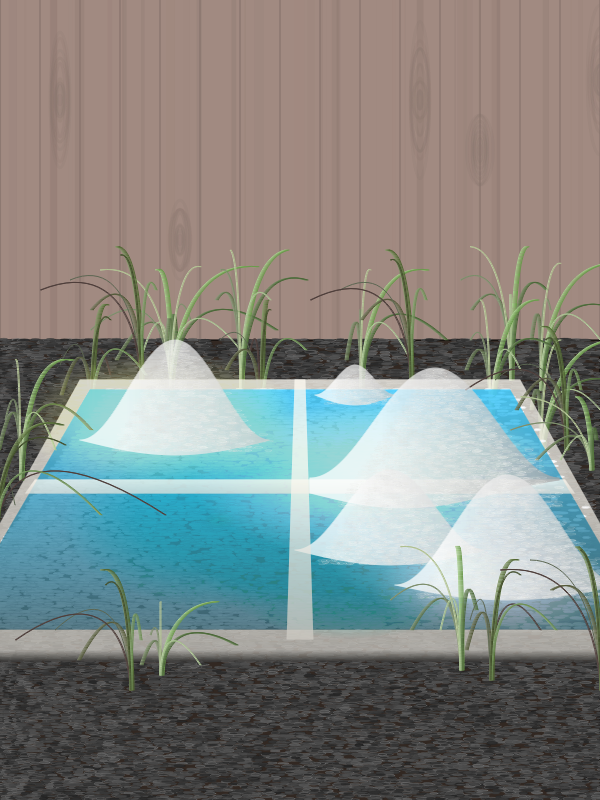
Frame 1 (no input)
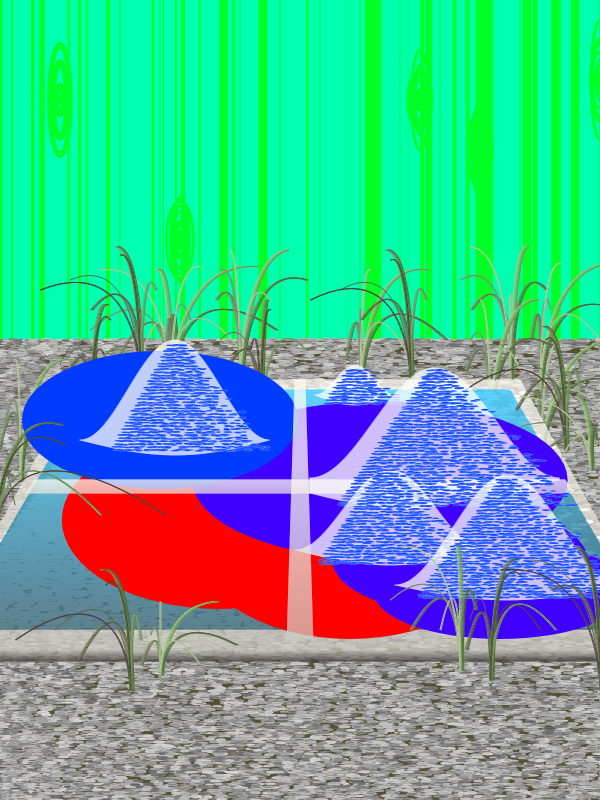
Frame 2 (the mouse pressed at the canvas centre, redrawn once)

The p5.js sketch that drew these frames (run headless with seeded random() and noise() and a simulated clock; the mouse was pressed at the canvas centre and the sketch redrawn once):

// p5.js sketch
// ── sketch.js
function setup() {
  createCanvas(600, 800);
}

function draw() {
  background(161, 138, 129);
  let cx = width / 2;
  let cy = height / 2;

  //나무패턴
  push();
  noLoop;
  for (let i = 0; i < 40; i++) {
    strokeWeight(1);
    stroke(129, 111, 104);
    line(40 * i, 0, 40 * i, cx + 60);

    stroke(129, 111, 104, random(0, 70));
    strokeWeight(random(0, 10));
    let a = random(10, 20);
    line(a * i, 0, a * i, cx + 60);
  }
  for (let i = 0; i < 10; i++) {
    noFill();
    stroke(129, 111, 104, random(30, 50));
    strokeWeight(3);
    ellipse(cx + 120, cy - 300, random(2 * i, 3 * i), random(5 * i, 20 * i));
    ellipse(cx + 180, cy - 250, random(2 * i, 3 * i), random(7 * i, 12 * i));
    ellipse(cx + 300, cy - 320, random(2 * i, 3 * i), random(7 * i, 20 * i));
    ellipse(cx - 240, cy - 300, random(2 * i, 3 * i), random(7 * i, 16 * i));
    ellipse(cx - 120, cy - 160, random(2 * i, 3 * i), random(7 * i, 12 * i));
  }
  pop();

  //바닥패턴
  fill(50, 40, 34);
  rect(0, cy - 60, 600, 500);
  drawBackgroundPattern();

  //grass
  strokeWeight(1);
  grass1(cx - 170, cy - 160, -30, 90);
  grass1(cx - 170, cy - 160, 70, 80);
  grass1(cx - 100, cy - 160, 30, 30);
  grass1(cx + 20, cy - 160, 50, 90);
  grass1(cx + 170, cy - 170, 0, 50);
  grass1(cx + 200, cy - 160, 60, 70);
  grass1(cx + 150, cy - 120, 30, 60);
  grass2(cx - 80, cy - 120, 10, 60);
  grass2(cx + 70, cy - 170, -20, 60);
  grass2(cx - 200, cy - 170, -20, 50);
  grass2(cx - 250, cy - 125, 20, 90);
  grass1(cx + 200, cy - 80, 60, 60);

  //frame & water
  noStroke();
  drawFrame();
  drawBackgroundSalt();
  drawWater();

  //grass
  grass1(cx - 320, cy - 70, 35, 90);
  // grass2(cx + 210, cy - 140, -15, 110);
  grass2(cx + 225, cy - 100, -20, 80);
  grass3(cx + 250, cy - 20, -30, 50);

  //gradient
  //중앙하단
  fill(0, 173, 184, 3);
  drawGradient(cx + 50, cy + 140, 320, 200);

  //좌측하단
  fill(0, 173, 184, 3);
  drawGradient(cx - 80, cy + 120, 320, 180);

  //우측하단
  fill(255, 255, 200, 3);
  drawGradient(cx + 80, cy + 80, 380, 160);

  //우측하단
  fill(255, 255, 200, 3);
  drawGradient(cx + 160, cy + 160, 260, 110);

  //우측하단
  fill(255, 255, 210, 3);
  drawGradient(cx + 200, cy + 190, 260, 100);

  //좌측상단
  fill(226, 255, 165, 3);
  drawGradient(cx - 140, cy + 20, 280, 140);

  //십자 프레임
  drawHorizontalFrame();

  //소금더미1
  drawSalt(cx - 220, cy - 10, 190, 50);
  drawSaltParticle(cx - 130, cy - 55, 2, 18);

  //소금더미2
  translate(cx + 15, cy - 20);
  w1 = 80;
  h1 = 15;
  a = 0.0;
  inc = TWO_PI / w1;
  b = 0.0;
  incb = TWO_PI / (2 * w1);
  for (let i = 0; i < w1; i++) {
    stroke(275 - i);
    line(i, h1 + sin(b) * 10.0, i, cos(a) * h1);
    a = a + inc;
    b = b + incb;
  }
  translate(-(cx + 15), -(cy - 20));
  drawSaltParticle(cx + 50, cy - 30, 2.8, 6);

  //소금더미3
  translate(cx + 10, cy + 23);
  w1 = 250;
  h1 = 50;
  a = 0.0;
  inc = TWO_PI / w1;
  b = 0.0;
  incb = TWO_PI / (1.5 * w1);
  for (let i = 0; i < w1; i++) {
    stroke(290 - i / 2);
    line(i, 20 + h1 + sin(b) * 15.0, i, cos(a) * (h1 + 5));
    a = a + inc;
    b = b + incb;
  }
  translate(-(cx + 10), -(cy + 23));
  drawSaltParticle(cx + 130, cy - 30, 2.5, 23);

  //소금더미4
  drawSalt(cx - 5, cy + 110, 190, 40);
  drawSaltParticle(cx + 80, cy + 70, 2.4, 16);

  //소금더미5
  drawSalt(cx + 95, cy + 130, 225, 55);
  drawSaltParticle(cx + 200, cy + 80, 2.6, 20);

  //grass
  strokeWeight(1);
  grass2(cx - 345, cy - 15, 70, 120);
  grass1(cx + 120, cy + 120, -20, 80);
  grass2(cx + 150, cy + 130, 30, 90);
  grass3(cx - 180, cy + 185, 40, 50);
  grass2(cx - 210, cy + 140, -25, 90);
  grass2(cx + 260, cy + 140, -20, 20);

  //십자 프레임
  drawVerticalFrame();
}

//x,y는 위치, rx는 가로폭, ry는 세로폭
function drawGradient(x, y, rx, ry) {
  // let hc = 100 / 140;
  for (let i = ry; i > 0; i = i - 2) {
    ellipse(x, y, rx - (rx / ry) * i, ry - i);
  }
}

//프레임 그리는 함수
function drawFrame() {
  let cx = width / 2;
  let cy = height / 2;
  push();
  colorMode(HSB);
  for (let i = 0; i < 270; i++) {
    let g = (100 - 80) / 270;
    let xi = 150 / 270;
    stroke(42, 5, 100 - g * i);
    line(cx - 220 - xi * i, cy - 20 + i, cx + 220 + xi * i, cy - 20 + i);
  }
  pop();
}

//물 그리는 함수
function drawWater() {
  let cx = width / 2;
  let cy = height / 2;
  push();
  colorMode(HSB);
  strokeWeight(0.8);
  for (let i = 0; i < 240; i++) {
    let g = (100 - 30) / 240;
    let xi = 140 / 240;
    stroke(196, 199, 100 - g * i);
    line(cx - 210 - xi * i, cy - 10 + i, cx + 210 + xi * i, cy - 10 + i);
  }
  pop();
}

//십자 프레임 가로
function drawHorizontalFrame() {
  let cx = width / 2;
  let cy = height / 2;
  push();
  colorMode(HSB);
  for (let i = 0; i < 14; i++) {
    let g = (100 - 90) / 14;
    let xi = 10 / 14;
    stroke(42, 5, 100 - g * i);
    line(cx - 265 - xi * i, cy + 80 + i, cx + 265 + xi * i, cy + 80 + i);
  }

  for (let i = 0; i < 12; i++) {
    let g = (80 - 20) / 12;
    stroke(42, 5, 80 - g * i);
    line(0, cy + 250 + i, 600, cy + 250 + i);
  }
  pop();
}

//십자 프레임 세로
function drawVerticalFrame() {
  let cx = width / 2;
  let cy = height / 2;
  push();
  colorMode(HSB);
  for (let i = 0; i < 260; i++) {
    let g = (110 - 80) / 260;
    let xi = 8 / 260;
    stroke(42, 5, 110 - g * i);
    line(cx - 5 - xi * i, cy - 20 + i, cx + 5 + xi * i, cy - 20 + i);
  }
}

//소금 더미 그리는 함수
function drawSalt(x, y, w, h) {
  translate(x, y);
  let a = 0.0;
  let inc = TWO_PI / w;
  let b = 0.0;
  let incb = TWO_PI / (2 * w);
  for (let i = 0; i < w; i++) {
    stroke(270 - i / 3);
    line(i, h + sin(b) * 15.0, i, cos(a) * h);
    a = a + inc;
    b = b + incb;
  }
  translate(-x, -y);
}

//풀 한 가닥 그리는 함수
function drawGrass(w, x, y, h, s, b, l) {
  push();
  colorMode(HSB);
  noFill();
  for (let j = 0; j < w; j++) {
    stroke(h, s + 5 * j, b - 5 * j);
    bezier(x + j, y, 40 + j, 20, 40 + j, l, 40 + j, l);
  }
  pop();
}

//풀 더미 그리는 함수1
function grass1(x, y, gx, gy) {
  translate(x, y);
  drawGrass(4, gx / 2, gy + 30, 90, 20, 60, 150);
  drawGrass(2, gx - 10, gy, 90, 20, 60, 150);
  drawGrass(2, gx, gy / 3, 80, 20, 80, 150);
  drawGrass(5, gx + 55, gy / 3, 95, 30, 80, 150);
  drawGrass(4, gx + 75, gy + 10, 95, 30, 55, 150);
  drawGrass(2, gx + 40, gy + 30, 90, 20, 80, 150);
  translate(-x, -y);
}

//풀 더미 그리는 함수2
function grass2(x, y, gx, gy) {
  translate(x, y);
  drawGrass(4, gx / 2, gy + 30, 70, 20, 50, 150);
  drawGrass(1, gx - 10, gy, 90, 20, 40, 150);
  drawGrass(2, gx * 3, gy + 10, 10, 20, 35, 150);
  drawGrass(5, gx + 35, gy / 3, 85, 30, 60, 150);
  drawGrass(3, gx + 75, gy + 10, 95, 30, 65, 150);
  drawGrass(2, gx + 40, gy / 2, 80, 40, 35, 150);
  translate(-x, -y);
}

//풀 더미 그리는 함수3
function grass3(x, y, gx, gy) {
  translate(x, y);
  drawGrass(4, gx / 2, gy + 30, 90, 20, 60, 90);
  drawGrass(2, gx - 10, gy, 90, 20, 60, 90);
  drawGrass(2, gx, gy / 3, 80, 20, 80, 90);
  drawGrass(5, gx + 55, gy / 3, 95, 30, 80, 90);
  drawGrass(4, gx + 75, gy + 10, 95, 30, 55, 90);
  drawGrass(2, gx + 40, gy + 30, 90, 20, 80, 90);
  translate(-x, -y);
}

//바닥패턴 그리는 함수
function drawBackgroundPattern() {
  let cx = width / 2;
  let cy = height / 2;
  translate(cx - 300, cy - 60);
  for (let j = 0; j < 80; j++) {
    for (let i = 0; i < 200; i++) {
      push();
      translate(0, 6 * j);
      strokeWeight(0.3);
      fill(random(40, 80));
      stroke(random(20, 150));
      ellipse(i * random(3, 4), random(-0.5, 1), random(8, 12), random(1.5, 3));
      ellipse(i * random(3, 4), random(2.5, 4), random(8, 12), random(1.5, 3));
      noLoop();
      pop();
    }
  }
  translate(-(cx - 300), -(cy - 60));
}

//물 바닥 소금 무늬 그리는 함수
function drawBackgroundSalt() {
  let cx = width / 2;
  let cy = height / 2;
  translate(cx - 190, cy - 10);
  for (let j = 0; j < 40; j++) {
    for (let i = 0; i < 105 + j * 1.8; i++) {
      push();
      translate(-j * 3 * 1.4, 6 * j);
      fill(255);
      stroke(random(220, 250));
      strokeWeight(1);
      ellipse(
        i * random(3, 4),
        random(-0.5, 1),
        random(6, 12),
        random(1.5, 2.5)
      );
      ellipse(
        i * random(3, 4),
        random(2.5, 4),
        random(6, 12),
        random(1.5, 2.5)
      );
      noLoop();
      pop();
    }
  }
  translate(-(cx - 190), -(cy - 10));
}

//소금 결정 그리는 함수
function drawSaltParticle(x, y, w, h) {
  translate(x, y);
  for (let j = 0; j < h; j++) {
    for (let i = 0; i < w * j + 5; i++) {
      push();
      translate(-j * w * 1.6, 6 * j);
      stroke(random(220, 250));
      strokeWeight(0.2);
      ellipse(
        i * random(3, 4.2),
        random(-0.5, 1),
        random(6, 10),
        random(1.5, 2)
      );
      ellipse(
        i * random(3, 4.2),
        random(2.5, 4),
        random(6, 10),
        random(1.5, 2)
      );
      noLoop();
      pop();
    }
  }
  translate(-x, -y);
}
